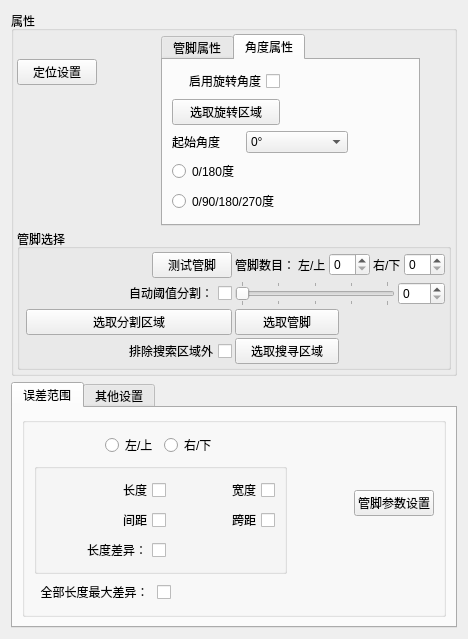
<?xml version="1.0" encoding="UTF-8"?>
<ui version="4.0">
 <class>pinLength1Wdg</class>
 <widget class="QWidget" name="pinLength1Wdg">
  <property name="geometry">
   <rect>
    <x>0</x>
    <y>0</y>
    <width>468</width>
    <height>638</height>
   </rect>
  </property>
  <property name="windowTitle">
   <string>pinLength1Wdg</string>
  </property>
  <layout class="QGridLayout" name="gridLayout_4">
   <item row="0" column="0">
    <layout class="QVBoxLayout" name="verticalLayout_3">
     <item>
      <widget class="QGroupBox" name="groupBox">
       <property name="title">
        <string>属性</string>
       </property>
       <layout class="QVBoxLayout" name="verticalLayout">
        <property name="spacing">
         <number>3</number>
        </property>
        <property name="leftMargin">
         <number>3</number>
        </property>
        <property name="topMargin">
         <number>3</number>
        </property>
        <property name="rightMargin">
         <number>3</number>
        </property>
        <property name="bottomMargin">
         <number>3</number>
        </property>
        <item>
         <layout class="QHBoxLayout" name="horizontalLayout_3">
          <property name="spacing">
           <number>3</number>
          </property>
          <item>
           <layout class="QVBoxLayout" name="verticalLayout_6">
            <property name="topMargin">
             <number>25</number>
            </property>
            <item>
             <layout class="QHBoxLayout" name="horizontalLayout_16">
              <item>
               <widget class="QPushButton" name="bt_locate">
                <property name="text">
                 <string>定位设置</string>
                </property>
                <property name="checkable">
                 <bool>false</bool>
                </property>
               </widget>
              </item>
              <item>
               <spacer name="horizontalSpacer_13">
                <property name="orientation">
                 <enum>Qt::Horizontal</enum>
                </property>
                <property name="sizeHint" stdset="0">
                 <size>
                  <width>40</width>
                  <height>20</height>
                 </size>
                </property>
               </spacer>
              </item>
             </layout>
            </item>
            <item>
             <spacer name="verticalSpacer_7">
              <property name="orientation">
               <enum>Qt::Vertical</enum>
              </property>
              <property name="sizeHint" stdset="0">
               <size>
                <width>20</width>
                <height>40</height>
               </size>
              </property>
             </spacer>
            </item>
           </layout>
          </item>
          <item>
           <spacer name="horizontalSpacer_9">
            <property name="orientation">
             <enum>Qt::Horizontal</enum>
            </property>
            <property name="sizeHint" stdset="0">
             <size>
              <width>40</width>
              <height>20</height>
             </size>
            </property>
           </spacer>
          </item>
          <item>
           <widget class="QTabWidget" name="tabWidget_2">
            <property name="currentIndex">
             <number>1</number>
            </property>
            <widget class="QWidget" name="tab_3">
             <attribute name="title">
              <string>管脚属性</string>
             </attribute>
             <layout class="QGridLayout" name="gridLayout_3">
              <property name="leftMargin">
               <number>3</number>
              </property>
              <property name="topMargin">
               <number>3</number>
              </property>
              <property name="rightMargin">
               <number>3</number>
              </property>
              <property name="bottomMargin">
               <number>3</number>
              </property>
              <property name="spacing">
               <number>3</number>
              </property>
              <item row="1" column="1">
               <layout class="QHBoxLayout" name="horizontalLayout_7">
                <item>
                 <widget class="QPushButton" name="bt_advanceLead">
                  <property name="text">
                   <string>高级设置</string>
                  </property>
                  <property name="checkable">
                   <bool>true</bool>
                  </property>
                 </widget>
                </item>
                <item>
                 <spacer name="horizontalSpacer_8">
                  <property name="orientation">
                   <enum>Qt::Horizontal</enum>
                  </property>
                  <property name="sizeHint" stdset="0">
                   <size>
                    <width>40</width>
                    <height>20</height>
                   </size>
                  </property>
                 </spacer>
                </item>
                <item>
                 <widget class="QCheckBox" name="cb_width">
                  <property name="layoutDirection">
                   <enum>Qt::RightToLeft</enum>
                  </property>
                  <property name="text">
                   <string>宽度：</string>
                  </property>
                 </widget>
                </item>
                <item>
                 <widget class="QSpinBox" name="sp_widthMin">
                  <property name="buttonSymbols">
                   <enum>QAbstractSpinBox::UpDownArrows</enum>
                  </property>
                  <property name="maximum">
                   <number>2000</number>
                  </property>
                 </widget>
                </item>
               </layout>
              </item>
              <item row="0" column="1">
               <layout class="QHBoxLayout" name="horizontalLayout_10">
                <item>
                 <widget class="QLabel" name="label_21">
                  <property name="minimumSize">
                   <size>
                    <width>72</width>
                    <height>0</height>
                   </size>
                  </property>
                  <property name="text">
                   <string>对比度</string>
                  </property>
                 </widget>
                </item>
                <item>
                 <widget class="QSpinBox" name="sp_contrast">
                  <property name="buttonSymbols">
                   <enum>QAbstractSpinBox::UpDownArrows</enum>
                  </property>
                  <property name="minimum">
                   <number>5</number>
                  </property>
                  <property name="maximum">
                   <number>120</number>
                  </property>
                 </widget>
                </item>
                <item>
                 <widget class="QLabel" name="label_12">
                  <property name="text">
                   <string>  最小面积：</string>
                  </property>
                 </widget>
                </item>
                <item>
                 <widget class="QSpinBox" name="sp_dirtyMin">
                  <property name="buttonSymbols">
                   <enum>QAbstractSpinBox::UpDownArrows</enum>
                  </property>
                  <property name="maximum">
                   <number>2000</number>
                  </property>
                 </widget>
                </item>
               </layout>
              </item>
              <item row="3" column="1">
               <spacer name="verticalSpacer_6">
                <property name="orientation">
                 <enum>Qt::Vertical</enum>
                </property>
                <property name="sizeHint" stdset="0">
                 <size>
                  <width>20</width>
                  <height>40</height>
                 </size>
                </property>
               </spacer>
              </item>
             </layout>
            </widget>
            <widget class="QWidget" name="tab_4">
             <attribute name="title">
              <string>角度属性</string>
             </attribute>
             <layout class="QGridLayout" name="gridLayout_8">
              <item row="0" column="0" colspan="2">
               <widget class="QCheckBox" name="cb_useDir">
                <property name="layoutDirection">
                 <enum>Qt::RightToLeft</enum>
                </property>
                <property name="text">
                 <string>启用旋转角度</string>
                </property>
               </widget>
              </item>
              <item row="1" column="0" colspan="2">
               <widget class="QPushButton" name="bt_selectRotate">
                <property name="enabled">
                 <bool>true</bool>
                </property>
                <property name="statusTip">
                 <string>旋转的图片区域，用于设置多角度模板</string>
                </property>
                <property name="whatsThis">
                 <string>旋转的图片区域，用于设置多角度模板</string>
                </property>
                <property name="text">
                 <string>选取旋转区域</string>
                </property>
                <property name="checkable">
                 <bool>true</bool>
                </property>
               </widget>
              </item>
              <item row="1" column="2">
               <spacer name="horizontalSpacer_4">
                <property name="orientation">
                 <enum>Qt::Horizontal</enum>
                </property>
                <property name="sizeHint" stdset="0">
                 <size>
                  <width>40</width>
                  <height>20</height>
                 </size>
                </property>
               </spacer>
              </item>
              <item row="2" column="0">
               <widget class="QLabel" name="label">
                <property name="text">
                 <string>起始角度</string>
                </property>
               </widget>
              </item>
              <item row="2" column="1" colspan="2">
               <widget class="QComboBox" name="cob_startAngle">
                <item>
                 <property name="text">
                  <string>0°</string>
                 </property>
                </item>
                <item>
                 <property name="text">
                  <string>90°</string>
                 </property>
                </item>
                <item>
                 <property name="text">
                  <string>180°</string>
                 </property>
                </item>
                <item>
                 <property name="text">
                  <string>270°</string>
                 </property>
                </item>
               </widget>
              </item>
              <item row="2" column="3">
               <spacer name="horizontalSpacer_14">
                <property name="orientation">
                 <enum>Qt::Horizontal</enum>
                </property>
                <property name="sizeHint" stdset="0">
                 <size>
                  <width>54</width>
                  <height>20</height>
                 </size>
                </property>
               </spacer>
              </item>
              <item row="3" column="0">
               <widget class="QRadioButton" name="rb_2angle">
                <property name="text">
                 <string>0/180度</string>
                </property>
               </widget>
              </item>
              <item row="4" column="0" colspan="2">
               <widget class="QRadioButton" name="rb_4angle">
                <property name="text">
                 <string>0/90/180/270度</string>
                </property>
               </widget>
              </item>
             </layout>
            </widget>
           </widget>
          </item>
          <item>
           <spacer name="horizontalSpacer_3">
            <property name="orientation">
             <enum>Qt::Horizontal</enum>
            </property>
            <property name="sizeHint" stdset="0">
             <size>
              <width>40</width>
              <height>20</height>
             </size>
            </property>
           </spacer>
          </item>
         </layout>
        </item>
        <item>
         <widget class="QGroupBox" name="groupBox_10">
          <property name="title">
           <string>管脚选择</string>
          </property>
          <layout class="QGridLayout" name="gridLayout_9">
           <property name="leftMargin">
            <number>3</number>
           </property>
           <property name="topMargin">
            <number>3</number>
           </property>
           <property name="rightMargin">
            <number>3</number>
           </property>
           <property name="bottomMargin">
            <number>3</number>
           </property>
           <property name="spacing">
            <number>3</number>
           </property>
           <item row="0" column="2" colspan="2">
            <layout class="QHBoxLayout" name="horizontalLayout_6">
             <item>
              <widget class="QLabel" name="label_7">
               <property name="text">
                <string>管脚数目：</string>
               </property>
              </widget>
             </item>
             <item>
              <layout class="QHBoxLayout" name="horizontalLayout_4">
               <item>
                <widget class="QLabel" name="label_8">
                 <property name="text">
                  <string>左/上</string>
                 </property>
                </widget>
               </item>
               <item>
                <widget class="QSpinBox" name="sp_pinContLfUp">
                 <property name="buttonSymbols">
                  <enum>QAbstractSpinBox::UpDownArrows</enum>
                 </property>
                 <property name="minimum">
                  <number>0</number>
                 </property>
                 <property name="maximum">
                  <number>20</number>
                 </property>
                </widget>
               </item>
              </layout>
             </item>
             <item>
              <layout class="QHBoxLayout" name="horizontalLayout_5">
               <item>
                <widget class="QLabel" name="label_9">
                 <property name="text">
                  <string>右/下</string>
                 </property>
                </widget>
               </item>
               <item>
                <widget class="QSpinBox" name="sp_pinContRtDw">
                 <property name="buttonSymbols">
                  <enum>QAbstractSpinBox::UpDownArrows</enum>
                 </property>
                 <property name="minimum">
                  <number>0</number>
                 </property>
                 <property name="maximum">
                  <number>20</number>
                 </property>
                </widget>
               </item>
              </layout>
             </item>
            </layout>
           </item>
           <item row="0" column="1">
            <layout class="QHBoxLayout" name="horizontalLayout_12">
             <item>
              <spacer name="horizontalSpacer_5">
               <property name="orientation">
                <enum>Qt::Horizontal</enum>
               </property>
               <property name="sizeHint" stdset="0">
                <size>
                 <width>40</width>
                 <height>20</height>
                </size>
               </property>
              </spacer>
             </item>
             <item>
              <widget class="QPushButton" name="bt_testPin">
               <property name="text">
                <string>测试管脚</string>
               </property>
               <property name="checkable">
                <bool>true</bool>
               </property>
              </widget>
             </item>
            </layout>
           </item>
           <item row="1" column="0" colspan="2">
            <widget class="QCheckBox" name="cb_threshold">
             <property name="maximumSize">
              <size>
               <width>16777215</width>
               <height>16777215</height>
              </size>
             </property>
             <property name="layoutDirection">
              <enum>Qt::RightToLeft</enum>
             </property>
             <property name="text">
              <string>自动阈值分割：</string>
             </property>
            </widget>
           </item>
           <item row="1" column="2" colspan="2">
            <layout class="QHBoxLayout" name="horizontalLayout_8">
             <item>
              <widget class="QSlider" name="hs_threshold">
               <property name="maximum">
                <number>255</number>
               </property>
               <property name="tracking">
                <bool>false</bool>
               </property>
               <property name="orientation">
                <enum>Qt::Horizontal</enum>
               </property>
               <property name="invertedAppearance">
                <bool>false</bool>
               </property>
               <property name="invertedControls">
                <bool>false</bool>
               </property>
               <property name="tickPosition">
                <enum>QSlider::TicksBothSides</enum>
               </property>
               <property name="tickInterval">
                <number>64</number>
               </property>
              </widget>
             </item>
             <item>
              <widget class="QSpinBox" name="sp_threshold">
               <property name="buttonSymbols">
                <enum>QAbstractSpinBox::UpDownArrows</enum>
               </property>
               <property name="minimum">
                <number>0</number>
               </property>
               <property name="maximum">
                <number>255</number>
               </property>
              </widget>
             </item>
            </layout>
           </item>
           <item row="2" column="1">
            <widget class="QPushButton" name="bt_selectRoi">
             <property name="text">
              <string>选取分割区域</string>
             </property>
             <property name="checkable">
              <bool>true</bool>
             </property>
            </widget>
           </item>
           <item row="2" column="2">
            <widget class="QPushButton" name="bt_selectPin">
             <property name="text">
              <string>选取管脚</string>
             </property>
             <property name="checkable">
              <bool>true</bool>
             </property>
            </widget>
           </item>
           <item row="3" column="1">
            <widget class="QCheckBox" name="cb_delOffSearchROI">
             <property name="layoutDirection">
              <enum>Qt::RightToLeft</enum>
             </property>
             <property name="text">
              <string>排除搜索区域外</string>
             </property>
            </widget>
           </item>
           <item row="3" column="2">
            <widget class="QPushButton" name="bt_selectSearch">
             <property name="text">
              <string>选取搜寻区域</string>
             </property>
             <property name="checkable">
              <bool>true</bool>
             </property>
            </widget>
           </item>
          </layout>
         </widget>
        </item>
       </layout>
      </widget>
     </item>
     <item>
      <widget class="QTabWidget" name="tabWidget">
       <property name="currentIndex">
        <number>0</number>
       </property>
       <widget class="QWidget" name="tab">
        <attribute name="title">
         <string>误差范围</string>
        </attribute>
        <layout class="QGridLayout" name="gridLayout_2">
         <item row="0" column="0">
          <widget class="QGroupBox" name="groupBox_7">
           <property name="title">
            <string/>
           </property>
           <layout class="QGridLayout" name="gridLayout_5">
            <item row="0" column="0">
             <layout class="QVBoxLayout" name="verticalLayout_4">
              <item>
               <layout class="QHBoxLayout" name="horizontalLayout">
                <item>
                 <layout class="QVBoxLayout" name="verticalLayout_5">
                  <item>
                   <layout class="QHBoxLayout" name="horizontalLayout_2">
                    <item>
                     <spacer name="horizontalSpacer_10">
                      <property name="orientation">
                       <enum>Qt::Horizontal</enum>
                      </property>
                      <property name="sizeHint" stdset="0">
                       <size>
                        <width>40</width>
                        <height>20</height>
                       </size>
                      </property>
                     </spacer>
                    </item>
                    <item>
                     <widget class="QRadioButton" name="rb_grp0">
                      <property name="text">
                       <string>左/上</string>
                      </property>
                     </widget>
                    </item>
                    <item>
                     <widget class="QRadioButton" name="rb_grp1">
                      <property name="text">
                       <string>右/下</string>
                      </property>
                     </widget>
                    </item>
                    <item>
                     <spacer name="horizontalSpacer_11">
                      <property name="orientation">
                       <enum>Qt::Horizontal</enum>
                      </property>
                      <property name="sizeHint" stdset="0">
                       <size>
                        <width>40</width>
                        <height>20</height>
                       </size>
                      </property>
                     </spacer>
                    </item>
                   </layout>
                  </item>
                  <item>
                   <widget class="QGroupBox" name="groupBox_8">
                    <property name="title">
                     <string/>
                    </property>
                    <layout class="QGridLayout" name="gridLayout">
                     <item row="1" column="1">
                      <widget class="QCheckBox" name="cb_errWidth">
                       <property name="layoutDirection">
                        <enum>Qt::RightToLeft</enum>
                       </property>
                       <property name="text">
                        <string>宽度</string>
                       </property>
                      </widget>
                     </item>
                     <item row="1" column="0">
                      <widget class="QCheckBox" name="cb_errLength">
                       <property name="layoutDirection">
                        <enum>Qt::RightToLeft</enum>
                       </property>
                       <property name="text">
                        <string>长度</string>
                       </property>
                      </widget>
                     </item>
                     <item row="3" column="0">
                      <widget class="QCheckBox" name="cb_errMaxDiff">
                       <property name="minimumSize">
                        <size>
                         <width>120</width>
                         <height>0</height>
                        </size>
                       </property>
                       <property name="layoutDirection">
                        <enum>Qt::RightToLeft</enum>
                       </property>
                       <property name="text">
                        <string>长度差异：</string>
                       </property>
                      </widget>
                     </item>
                     <item row="2" column="1">
                      <widget class="QCheckBox" name="cb_errSpan">
                       <property name="layoutDirection">
                        <enum>Qt::RightToLeft</enum>
                       </property>
                       <property name="text">
                        <string>跨距</string>
                       </property>
                      </widget>
                     </item>
                     <item row="3" column="1">
                      <spacer name="horizontalSpacer_2">
                       <property name="orientation">
                        <enum>Qt::Horizontal</enum>
                       </property>
                       <property name="sizeHint" stdset="0">
                        <size>
                         <width>103</width>
                         <height>20</height>
                        </size>
                       </property>
                      </spacer>
                     </item>
                     <item row="2" column="0">
                      <widget class="QCheckBox" name="cb_errInterval">
                       <property name="layoutDirection">
                        <enum>Qt::RightToLeft</enum>
                       </property>
                       <property name="text">
                        <string>间距</string>
                       </property>
                      </widget>
                     </item>
                    </layout>
                   </widget>
                  </item>
                 </layout>
                </item>
                <item>
                 <spacer name="horizontalSpacer_6">
                  <property name="orientation">
                   <enum>Qt::Horizontal</enum>
                  </property>
                  <property name="sizeHint" stdset="0">
                   <size>
                    <width>40</width>
                    <height>20</height>
                   </size>
                  </property>
                 </spacer>
                </item>
                <item>
                 <widget class="QPushButton" name="bt_table">
                  <property name="text">
                   <string>管脚参数设置</string>
                  </property>
                 </widget>
                </item>
               </layout>
              </item>
              <item>
               <layout class="QHBoxLayout" name="horizontalLayout_17">
                <item>
                 <widget class="QCheckBox" name="cb_errAllMaxDiff">
                  <property name="minimumSize">
                   <size>
                    <width>120</width>
                    <height>0</height>
                   </size>
                  </property>
                  <property name="layoutDirection">
                   <enum>Qt::RightToLeft</enum>
                  </property>
                  <property name="text">
                   <string>全部长度最大差异： </string>
                  </property>
                 </widget>
                </item>
                <item>
                 <spacer name="horizontalSpacer_15">
                  <property name="orientation">
                   <enum>Qt::Horizontal</enum>
                  </property>
                  <property name="sizeHint" stdset="0">
                   <size>
                    <width>40</width>
                    <height>20</height>
                   </size>
                  </property>
                 </spacer>
                </item>
               </layout>
              </item>
             </layout>
            </item>
           </layout>
          </widget>
         </item>
        </layout>
       </widget>
       <widget class="QWidget" name="tab_2">
        <attribute name="title">
         <string>其他设置</string>
        </attribute>
        <layout class="QGridLayout" name="gridLayout_12">
         <property name="leftMargin">
          <number>5</number>
         </property>
         <property name="topMargin">
          <number>5</number>
         </property>
         <property name="rightMargin">
          <number>5</number>
         </property>
         <property name="bottomMargin">
          <number>5</number>
         </property>
         <property name="spacing">
          <number>5</number>
         </property>
         <item row="0" column="0">
          <layout class="QHBoxLayout" name="horizontalLayout_14">
           <item>
            <widget class="QPushButton" name="bt_highLevel">
             <property name="text">
              <string>高级设置</string>
             </property>
             <property name="checkable">
              <bool>true</bool>
             </property>
            </widget>
           </item>
           <item>
            <spacer name="horizontalSpacer_12">
             <property name="orientation">
              <enum>Qt::Horizontal</enum>
             </property>
             <property name="sizeHint" stdset="0">
              <size>
               <width>40</width>
               <height>20</height>
              </size>
             </property>
            </spacer>
           </item>
          </layout>
         </item>
         <item row="1" column="0">
          <widget class="QGroupBox" name="grp_high">
           <property name="title">
            <string/>
           </property>
           <layout class="QVBoxLayout" name="verticalLayout_2">
            <item>
             <layout class="QHBoxLayout" name="horizontalLayout_11">
              <item>
               <spacer name="horizontalSpacer_7">
                <property name="orientation">
                 <enum>Qt::Horizontal</enum>
                </property>
                <property name="sizeHint" stdset="0">
                 <size>
                  <width>40</width>
                  <height>20</height>
                 </size>
                </property>
               </spacer>
              </item>
              <item>
               <widget class="QPushButton" name="bt_corrTable">
                <property name="text">
                 <string>补偿参数设置</string>
                </property>
               </widget>
              </item>
              <item>
               <spacer name="horizontalSpacer_16">
                <property name="orientation">
                 <enum>Qt::Horizontal</enum>
                </property>
                <property name="sizeHint" stdset="0">
                 <size>
                  <width>40</width>
                  <height>20</height>
                 </size>
                </property>
               </spacer>
              </item>
             </layout>
            </item>
            <item>
             <spacer name="verticalSpacer_3">
              <property name="orientation">
               <enum>Qt::Vertical</enum>
              </property>
              <property name="sizeHint" stdset="0">
               <size>
                <width>20</width>
                <height>40</height>
               </size>
              </property>
             </spacer>
            </item>
            <item>
             <widget class="QGroupBox" name="groupBox_5">
              <property name="title">
               <string>比例因子：</string>
              </property>
              <layout class="QGridLayout" name="gridLayout_6">
               <item row="0" column="1">
                <widget class="QDoubleSpinBox" name="dsp_ratio0">
                 <property name="buttonSymbols">
                  <enum>QAbstractSpinBox::NoButtons</enum>
                 </property>
                 <property name="decimals">
                  <number>4</number>
                 </property>
                 <property name="minimum">
                  <double>0.000000000000000</double>
                 </property>
                 <property name="maximum">
                  <double>10.000000000000000</double>
                 </property>
                </widget>
               </item>
               <item row="0" column="0">
                <widget class="QLabel" name="label_19">
                 <property name="text">
                  <string>左/上：</string>
                 </property>
                </widget>
               </item>
               <item row="0" column="3">
                <widget class="QDoubleSpinBox" name="dsp_ratio1">
                 <property name="buttonSymbols">
                  <enum>QAbstractSpinBox::NoButtons</enum>
                 </property>
                 <property name="decimals">
                  <number>4</number>
                 </property>
                 <property name="minimum">
                  <double>0.000000000000000</double>
                 </property>
                 <property name="maximum">
                  <double>10.000000000000000</double>
                 </property>
                </widget>
               </item>
               <item row="0" column="2">
                <widget class="QLabel" name="label_20">
                 <property name="text">
                  <string>右/下：</string>
                 </property>
                </widget>
               </item>
              </layout>
             </widget>
            </item>
            <item>
             <spacer name="verticalSpacer_2">
              <property name="orientation">
               <enum>Qt::Vertical</enum>
              </property>
              <property name="sizeHint" stdset="0">
               <size>
                <width>20</width>
                <height>40</height>
               </size>
              </property>
             </spacer>
            </item>
           </layout>
          </widget>
         </item>
        </layout>
       </widget>
      </widget>
     </item>
     <item>
      <spacer name="verticalSpacer">
       <property name="orientation">
        <enum>Qt::Vertical</enum>
       </property>
       <property name="sizeHint" stdset="0">
        <size>
         <width>20</width>
         <height>40</height>
        </size>
       </property>
      </spacer>
     </item>
    </layout>
   </item>
   <item row="0" column="1">
    <spacer name="horizontalSpacer">
     <property name="orientation">
      <enum>Qt::Horizontal</enum>
     </property>
     <property name="sizeHint" stdset="0">
      <size>
       <width>1</width>
       <height>20</height>
      </size>
     </property>
    </spacer>
   </item>
  </layout>
 </widget>
 <resources/>
 <connections/>
</ui>
